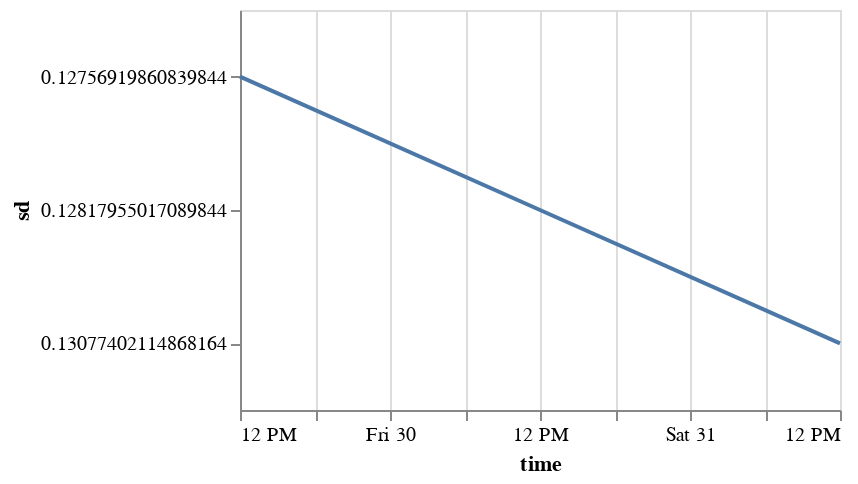

The code cell stored with this chart in its notebook:
### Markdown cell above
#### Looked up Vega visualization. Folium docs said altair support (https://python-visualization.github.io/folium/modules.html)
#### ChatGPT helped with altair chart

### Code cell
#y_axis_bounds = altair.Scale(domain=[closest_points.sd.max(), 0])

width = 300
height = 200


vega_data = altair.Chart(closest_points, width=width, height=height).mark_line().encode(
    x = 'time:T',
    y = 'sd:N'
)
vega_data

### Figure 1 — Vega-Lite specification as saved in the notebook (floating-point values rounded to 4 significant figures)
{"config": {"view": {"continuousWidth": 300, "continuousHeight": 300}}, "data": {"name": "data-73b26a9c17b10a67022931b96806053a"}, "mark": {"type": "line"}, "encoding": {"x": {"field": "time", "type": "temporal"}, "y": {"field": "sd", "type": "nominal"}}, "height": 200, "width": 300, "$schema": "https://vega.github.io/schema/vega-lite/v5.8.0.json", "datasets": {"data-73b26a9c17b10a67022931b96806053a": [{"sd": 0.1276, "time": "2022-12-29T12:00:00", "type": "Feature", "geometry": {"type": "Point", "coordinates": [50.6, 81.1]}}, {"sd": 0.1282, "time": "2022-12-30T12:00:00", "type": "Feature", "geometry": {"type": "Point", "coordinates": [50.6, 81.1]}}, {"sd": 0.1308, "time": "2022-12-31T12:00:00", "type": "Feature", "geometry": {"type": "Point", "coordinates": [50.6, 81.1]}}]}}
